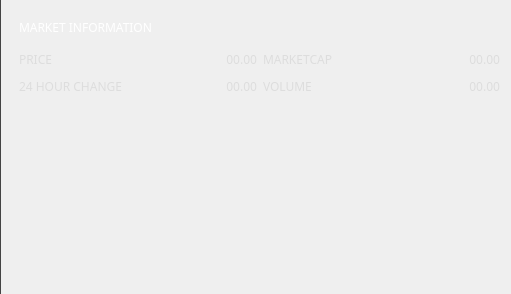
          <widget class="QGroupBox" name="ov_marketBox">
           <property name="sizePolicy">
            <sizepolicy hsizetype="Expanding" vsizetype="Expanding">
             <horstretch>0</horstretch>
             <verstretch>0</verstretch>
            </sizepolicy>
           </property>
           <property name="maximumSize">
            <size>
             <width>16777215</width>
             <height>16777215</height>
            </size>
           </property>
           <property name="styleSheet">
            <string notr="true">border: none;
border-left: 1px solid #444;
</string>
           </property>
           <property name="title">
            <string/>
           </property>
           <layout class="QGridLayout" name="gridLayout_14">
            <property name="leftMargin">
             <number>18</number>
            </property>
            <property name="topMargin">
             <number>12</number>
            </property>
            <property name="bottomMargin">
             <number>0</number>
            </property>
            <item row="1" column="0">
             <widget class="QLabel" name="label_12">
              <property name="sizePolicy">
               <sizepolicy hsizetype="Preferred" vsizetype="Preferred">
                <horstretch>0</horstretch>
                <verstretch>0</verstretch>
               </sizepolicy>
              </property>
              <property name="minimumSize">
               <size>
                <width>0</width>
                <height>21</height>
               </size>
              </property>
              <property name="maximumSize">
               <size>
                <width>16777215</width>
                <height>21</height>
               </size>
              </property>
              <property name="font">
               <font>
                <family>Poppins</family>
               </font>
              </property>
              <property name="styleSheet">
               <string notr="true">color: #ddd;
background: transparent;


border: none;</string>
              </property>
              <property name="text">
               <string>PRICE</string>
              </property>
             </widget>
            </item>
            <item row="1" column="1">
             <widget class="QLabel" name="m_w2w">
              <property name="sizePolicy">
               <sizepolicy hsizetype="Preferred" vsizetype="Preferred">
                <horstretch>0</horstretch>
                <verstretch>0</verstretch>
               </sizepolicy>
              </property>
              <property name="minimumSize">
               <size>
                <width>0</width>
                <height>21</height>
               </size>
              </property>
              <property name="maximumSize">
               <size>
                <width>16777215</width>
                <height>21</height>
               </size>
              </property>
              <property name="font">
               <font>
                <family>Poppins</family>
               </font>
              </property>
              <property name="styleSheet">
               <string notr="true">color: #ddd;
background: transparent;


border: none;</string>
              </property>
              <property name="text">
               <string notr="true">00.00</string>
              </property>
              <property name="alignment">
               <set>Qt::AlignRight|Qt::AlignTrailing|Qt::AlignVCenter</set>
              </property>
             </widget>
            </item>
            <item row="1" column="2">
             <widget class="QLabel" name="label_9">
              <property name="sizePolicy">
               <sizepolicy hsizetype="Preferred" vsizetype="Preferred">
                <horstretch>0</horstretch>
                <verstretch>0</verstretch>
               </sizepolicy>
              </property>
              <property name="minimumSize">
               <size>
                <width>0</width>
                <height>21</height>
               </size>
              </property>
              <property name="maximumSize">
               <size>
                <width>16777215</width>
                <height>21</height>
               </size>
              </property>
              <property name="font">
               <font>
                <family>Poppins</family>
               </font>
              </property>
              <property name="styleSheet">
               <string notr="true">color: #ddd;
background: transparent;


border: none;</string>
              </property>
              <property name="text">
               <string>MARKETCAP</string>
              </property>
             </widget>
            </item>
            <item row="1" column="3">
             <widget class="QLabel" name="m_marketCap">
              <property name="sizePolicy">
               <sizepolicy hsizetype="Preferred" vsizetype="Preferred">
                <horstretch>0</horstretch>
                <verstretch>0</verstretch>
               </sizepolicy>
              </property>
              <property name="minimumSize">
               <size>
                <width>0</width>
                <height>21</height>
               </size>
              </property>
              <property name="maximumSize">
               <size>
                <width>16777215</width>
                <height>21</height>
               </size>
              </property>
              <property name="font">
               <font>
                <family>Poppins</family>
               </font>
              </property>
              <property name="styleSheet">
               <string notr="true">color: #ddd;
background: transparent;


border: none;</string>
              </property>
              <property name="text">
               <string notr="true">00.00</string>
              </property>
              <property name="alignment">
               <set>Qt::AlignRight|Qt::AlignTrailing|Qt::AlignVCenter</set>
              </property>
             </widget>
            </item>
            <item row="2" column="0">
             <widget class="QLabel" name="label_11">
              <property name="sizePolicy">
               <sizepolicy hsizetype="Preferred" vsizetype="Preferred">
                <horstretch>0</horstretch>
                <verstretch>0</verstretch>
               </sizepolicy>
              </property>
              <property name="minimumSize">
               <size>
                <width>0</width>
                <height>21</height>
               </size>
              </property>
              <property name="maximumSize">
               <size>
                <width>16777215</width>
                <height>21</height>
               </size>
              </property>
              <property name="font">
               <font>
                <family>Poppins</family>
               </font>
              </property>
              <property name="styleSheet">
               <string notr="true">color: #ddd;
background: transparent;


border: none;</string>
              </property>
              <property name="text">
               <string>24 HOUR CHANGE</string>
              </property>
             </widget>
            </item>
            <item row="2" column="1">
             <widget class="QLabel" name="m_24hChange">
              <property name="sizePolicy">
               <sizepolicy hsizetype="Preferred" vsizetype="Preferred">
                <horstretch>0</horstretch>
                <verstretch>0</verstretch>
               </sizepolicy>
              </property>
              <property name="minimumSize">
               <size>
                <width>0</width>
                <height>21</height>
               </size>
              </property>
              <property name="maximumSize">
               <size>
                <width>16777215</width>
                <height>21</height>
               </size>
              </property>
              <property name="font">
               <font>
                <family>Poppins</family>
               </font>
              </property>
              <property name="styleSheet">
               <string notr="true">color: #ddd;
background: transparent;


border: none;</string>
              </property>
              <property name="text">
               <string notr="true">00.00</string>
              </property>
              <property name="alignment">
               <set>Qt::AlignRight|Qt::AlignTrailing|Qt::AlignVCenter</set>
              </property>
             </widget>
            </item>
            <item row="2" column="2">
             <widget class="QLabel" name="label_7">
              <property name="sizePolicy">
               <sizepolicy hsizetype="Preferred" vsizetype="Preferred">
                <horstretch>0</horstretch>
                <verstretch>0</verstretch>
               </sizepolicy>
              </property>
              <property name="minimumSize">
               <size>
                <width>0</width>
                <height>21</height>
               </size>
              </property>
              <property name="maximumSize">
               <size>
                <width>16777215</width>
                <height>21</height>
               </size>
              </property>
              <property name="font">
               <font>
                <family>Poppins</family>
               </font>
              </property>
              <property name="styleSheet">
               <string notr="true">color: #ddd;
background: transparent;


border: none;</string>
              </property>
              <property name="text">
               <string>VOLUME</string>
              </property>
             </widget>
            </item>
            <item row="2" column="3">
             <widget class="QLabel" name="m_volume">
              <property name="sizePolicy">
               <sizepolicy hsizetype="Preferred" vsizetype="Preferred">
                <horstretch>0</horstretch>
                <verstretch>0</verstretch>
               </sizepolicy>
              </property>
              <property name="minimumSize">
               <size>
                <width>0</width>
                <height>21</height>
               </size>
              </property>
              <property name="maximumSize">
               <size>
                <width>16777215</width>
                <height>21</height>
               </size>
              </property>
              <property name="font">
               <font>
                <family>Poppins</family>
               </font>
              </property>
              <property name="styleSheet">
               <string notr="true">color: #ddd;
background: transparent;


border: none;</string>
              </property>
              <property name="text">
               <string notr="true">00.00</string>
              </property>
              <property name="alignment">
               <set>Qt::AlignRight|Qt::AlignTrailing|Qt::AlignVCenter</set>
              </property>
             </widget>
            </item>
            <item row="3" column="0" rowspan="8" colspan="4">
             <widget class="QLabel" name="m_chart_2">
              <property name="sizePolicy">
               <sizepolicy hsizetype="Expanding" vsizetype="Expanding">
                <horstretch>0</horstretch>
                <verstretch>0</verstretch>
               </sizepolicy>
              </property>
              <property name="styleSheet">
               <string notr="true">border: none;</string>
              </property>
              <property name="text">
               <string/>
              </property>
             </widget>
            </item>
            <item row="3" column="0" rowspan="8" colspan="4">
             <widget class="QLabel" name="m_chart">
              <property name="sizePolicy">
               <sizepolicy hsizetype="Expanding" vsizetype="Expanding">
                <horstretch>0</horstretch>
                <verstretch>0</verstretch>
               </sizepolicy>
              </property>
              <property name="minimumSize">
               <size>
                <width>481</width>
                <height>191</height>
               </size>
              </property>
              <property name="styleSheet">
               <string notr="true">border: none;</string>
              </property>
              <property name="text">
               <string/>
              </property>
             </widget>
            </item>
            <item row="0" column="0" colspan="3">
             <widget class="QLabel" name="title_marketInformation">
              <property name="minimumSize">
               <size>
                <width>250</width>
                <height>31</height>
               </size>
              </property>
              <property name="maximumSize">
               <size>
                <width>300</width>
                <height>31</height>
               </size>
              </property>
              <property name="font">
               <font>
                <family>Poppins</family>
               </font>
              </property>
              <property name="styleSheet">
               <string notr="true">color: #fff;
background: transparent;
border: none;
text-align: left;
</string>
              </property>
              <property name="text">
               <string>MARKET INFORMATION</string>
              </property>
             </widget>
            </item>
           </layout>
           <zorder>m_volume</zorder>
           <zorder>m_marketCap</zorder>
           <zorder>m_w2w</zorder>
           <zorder>label_12</zorder>
           <zorder>m_24hChange</zorder>
           <zorder>label_7</zorder>
           <zorder>label_9</zorder>
           <zorder>label_11</zorder>
           <zorder>m_chart_2</zorder>
           <zorder>title_marketInformation</zorder>
           <zorder>m_chart</zorder>
          </widget>
